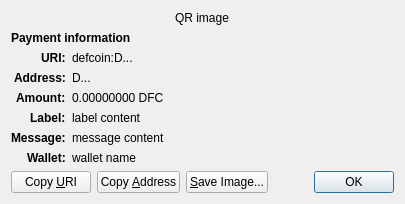
<?xml version="1.0" encoding="UTF-8"?>
<ui version="4.0">
 <class>ReceiveRequestDialog</class>
 <widget class="QDialog" name="ReceiveRequestDialog">
  <property name="geometry">
   <rect>
    <x>0</x>
    <y>0</y>
    <width>413</width>
    <height>229</height>
   </rect>
  </property>
  <property name="windowTitle">
   <string>Request payment to ...</string>
  </property>
  <layout class="QGridLayout" name="gridLayout" columnstretch="0,1">
   <property name="sizeConstraint">
    <enum>QLayout::SetFixedSize</enum>
   </property>
   <item row="0" column="0" colspan="2" alignment="Qt::AlignHCenter">
    <widget class="QRImageWidget" name="qr_code">
     <property name="text">
      <string notr="true">QR image</string>
     </property>
     <property name="textInteractionFlags">
      <set>Qt::NoTextInteraction</set>
     </property>
    </widget>
   </item>
   <item row="1" column="0" colspan="2">
    <widget class="QLabel" name="payment_header">
     <property name="font">
      <font>
       <weight>75</weight>
       <bold>true</bold>
      </font>
     </property>
     <property name="text">
      <string>Payment information</string>
     </property>
     <property name="textInteractionFlags">
      <set>Qt::NoTextInteraction</set>
     </property>
    </widget>
   </item>
   <item row="2" column="0" alignment="Qt::AlignRight|Qt::AlignTop">
    <widget class="QLabel" name="uri_tag">
     <property name="font">
      <font>
       <weight>75</weight>
       <bold>true</bold>
      </font>
     </property>
     <property name="text">
      <string notr="true">URI:</string>
     </property>
     <property name="textFormat">
      <enum>Qt::PlainText</enum>
     </property>
     <property name="textInteractionFlags">
      <set>Qt::NoTextInteraction</set>
     </property>
    </widget>
   </item>
   <item row="2" column="1" alignment="Qt::AlignTop">
    <widget class="QLabel" name="uri_content">
     <property name="text">
      <string notr="true">defcoin:D...</string>
     </property>
     <property name="textFormat">
      <enum>Qt::RichText</enum>
     </property>
     <property name="wordWrap">
      <bool>true</bool>
     </property>
     <property name="textInteractionFlags">
      <set>Qt::TextSelectableByMouse</set>
     </property>
    </widget>
   </item>
   <item row="3" column="0" alignment="Qt::AlignRight|Qt::AlignTop">
    <widget class="QLabel" name="address_tag">
     <property name="font">
      <font>
       <weight>75</weight>
       <bold>true</bold>
      </font>
     </property>
     <property name="text">
      <string>Address:</string>
     </property>
     <property name="textInteractionFlags">
      <set>Qt::NoTextInteraction</set>
     </property>
    </widget>
   </item>
   <item row="3" column="1" alignment="Qt::AlignTop">
    <widget class="QLabel" name="address_content">
     <property name="text">
      <string notr="true">D...</string>
     </property>
     <property name="textFormat">
      <enum>Qt::PlainText</enum>
     </property>
     <property name="textInteractionFlags">
      <set>Qt::TextSelectableByMouse</set>
     </property>
    </widget>
   </item>
   <item row="4" column="0" alignment="Qt::AlignRight|Qt::AlignTop">
    <widget class="QLabel" name="amount_tag">
     <property name="font">
      <font>
       <weight>75</weight>
       <bold>true</bold>
      </font>
     </property>
     <property name="text">
      <string>Amount:</string>
     </property>
     <property name="textInteractionFlags">
      <set>Qt::NoTextInteraction</set>
     </property>
    </widget>
   </item>
   <item row="4" column="1" alignment="Qt::AlignTop">
    <widget class="QLabel" name="amount_content">
     <property name="text">
      <string notr="true">0.00000000 DFC</string>
     </property>
     <property name="textFormat">
      <enum>Qt::PlainText</enum>
     </property>
     <property name="textInteractionFlags">
      <set>Qt::TextSelectableByMouse</set>
     </property>
    </widget>
   </item>
   <item row="5" column="0" alignment="Qt::AlignRight|Qt::AlignTop">
    <widget class="QLabel" name="label_tag">
     <property name="font">
      <font>
       <weight>75</weight>
       <bold>true</bold>
      </font>
     </property>
     <property name="text">
      <string>Label:</string>
     </property>
     <property name="textInteractionFlags">
      <set>Qt::NoTextInteraction</set>
     </property>
    </widget>
   </item>
   <item row="5" column="1" alignment="Qt::AlignTop">
    <widget class="QLabel" name="label_content">
     <property name="text">
      <string notr="true">label content</string>
     </property>
     <property name="textFormat">
      <enum>Qt::PlainText</enum>
     </property>
     <property name="wordWrap">
      <bool>true</bool>
     </property>
     <property name="textInteractionFlags">
      <set>Qt::TextSelectableByMouse</set>
     </property>
    </widget>
   </item>
   <item row="6" column="0" alignment="Qt::AlignRight|Qt::AlignTop">
    <widget class="QLabel" name="message_tag">
     <property name="font">
      <font>
       <weight>75</weight>
       <bold>true</bold>
      </font>
     </property>
     <property name="text">
      <string>Message:</string>
     </property>
     <property name="textInteractionFlags">
      <set>Qt::NoTextInteraction</set>
     </property>
    </widget>
   </item>
   <item row="6" column="1" alignment="Qt::AlignTop">
    <widget class="QLabel" name="message_content">
     <property name="text">
      <string notr="true">message content</string>
     </property>
     <property name="textFormat">
      <enum>Qt::PlainText</enum>
     </property>
     <property name="wordWrap">
      <bool>true</bool>
     </property>
     <property name="textInteractionFlags">
      <set>Qt::TextSelectableByMouse</set>
     </property>
    </widget>
   </item>
   <item row="7" column="0" alignment="Qt::AlignRight|Qt::AlignTop">
    <widget class="QLabel" name="wallet_tag">
     <property name="font">
      <font>
       <weight>75</weight>
       <bold>true</bold>
      </font>
     </property>
     <property name="text">
      <string>Wallet:</string>
     </property>
     <property name="textInteractionFlags">
      <set>Qt::NoTextInteraction</set>
     </property>
    </widget>
   </item>
   <item row="7" column="1" alignment="Qt::AlignTop">
    <widget class="QLabel" name="wallet_content">
     <property name="text">
      <string notr="true">wallet name</string>
     </property>
     <property name="textFormat">
      <enum>Qt::PlainText</enum>
     </property>
     <property name="wordWrap">
      <bool>true</bool>
     </property>
     <property name="textInteractionFlags">
      <set>Qt::TextSelectableByMouse</set>
     </property>
    </widget>
   </item>
   <item row="9" column="0" colspan="2">
    <layout class="QHBoxLayout" name="horizontalLayout">
     <item>
      <widget class="QPushButton" name="btnCopyURI">
       <property name="text">
        <string>Copy &amp;URI</string>
       </property>
       <property name="autoDefault">
        <bool>false</bool>
       </property>
      </widget>
     </item>
     <item>
      <widget class="QPushButton" name="btnCopyAddress">
       <property name="text">
        <string>Copy &amp;Address</string>
       </property>
       <property name="autoDefault">
        <bool>false</bool>
       </property>
      </widget>
     </item>
     <item>
      <widget class="QPushButton" name="btnSaveAs">
       <property name="text">
        <string>&amp;Save Image...</string>
       </property>
       <property name="autoDefault">
        <bool>false</bool>
       </property>
      </widget>
     </item>
     <item>
      <spacer name="horizontalSpacer_2">
       <property name="orientation">
        <enum>Qt::Horizontal</enum>
       </property>
       <property name="sizeHint" stdset="0">
        <size>
         <width>40</width>
         <height>20</height>
        </size>
       </property>
      </spacer>
     </item>
     <item>
      <widget class="QDialogButtonBox" name="buttonBox">
       <property name="focusPolicy">
        <enum>Qt::StrongFocus</enum>
       </property>
       <property name="standardButtons">
        <set>QDialogButtonBox::Ok</set>
       </property>
      </widget>
     </item>
    </layout>
   </item>
  </layout>
 </widget>
 <customwidgets>
  <customwidget>
   <class>QRImageWidget</class>
   <extends>QLabel</extends>
   <header>qt/qrimagewidget.h</header>
  </customwidget>
 </customwidgets>
 <tabstops>
  <tabstop>buttonBox</tabstop>
  <tabstop>btnCopyURI</tabstop>
  <tabstop>btnCopyAddress</tabstop>
  <tabstop>btnSaveAs</tabstop>
 </tabstops>
 <resources/>
 <connections>
  <connection>
   <sender>buttonBox</sender>
   <signal>accepted()</signal>
   <receiver>ReceiveRequestDialog</receiver>
   <slot>accept()</slot>
   <hints>
    <hint type="sourcelabel">
     <x>135</x>
     <y>230</y>
    </hint>
    <hint type="destinationlabel">
     <x>135</x>
     <y>126</y>
    </hint>
   </hints>
  </connection>
 </connections>
</ui>
